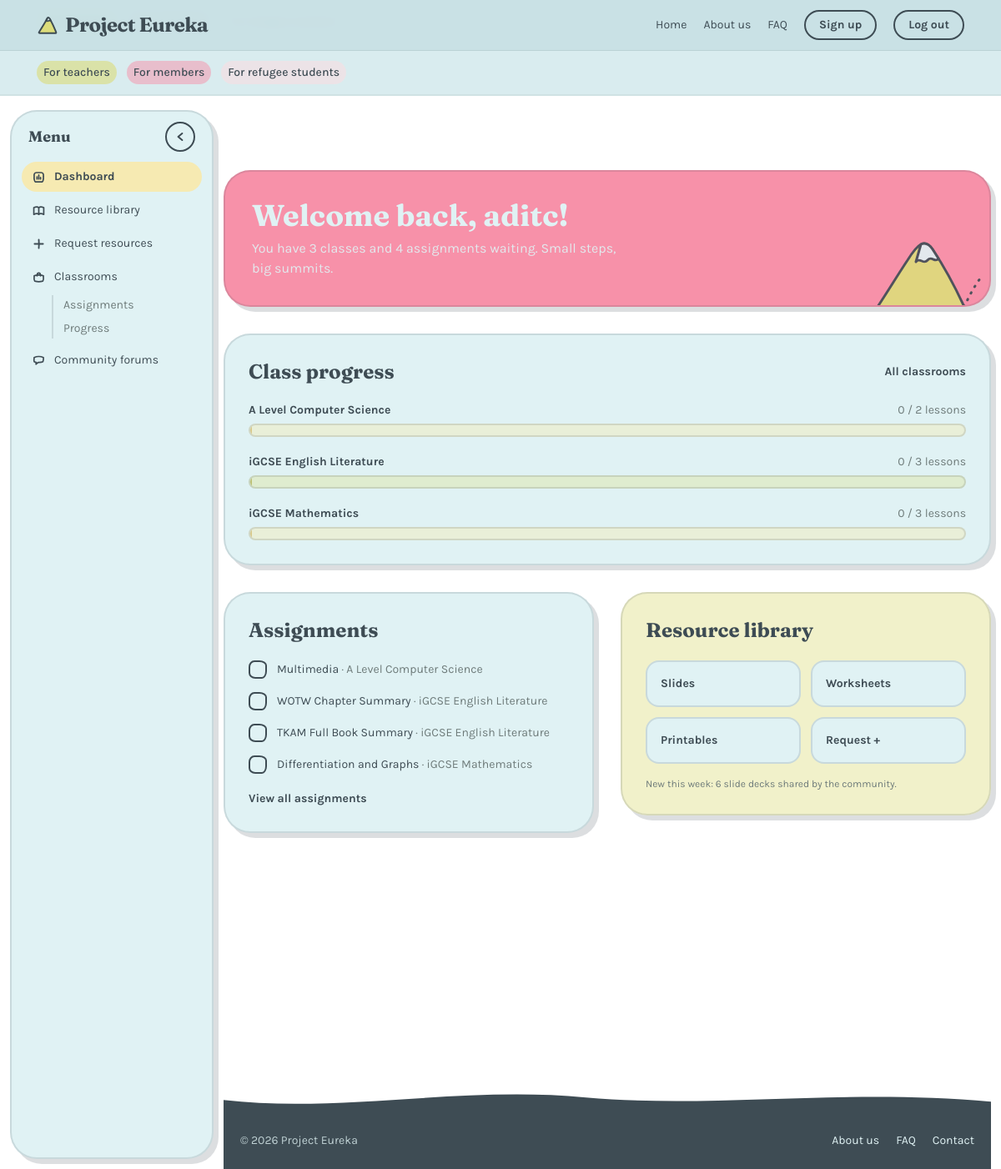
The app's page /teachers/dashboard/ (signed in), older data.
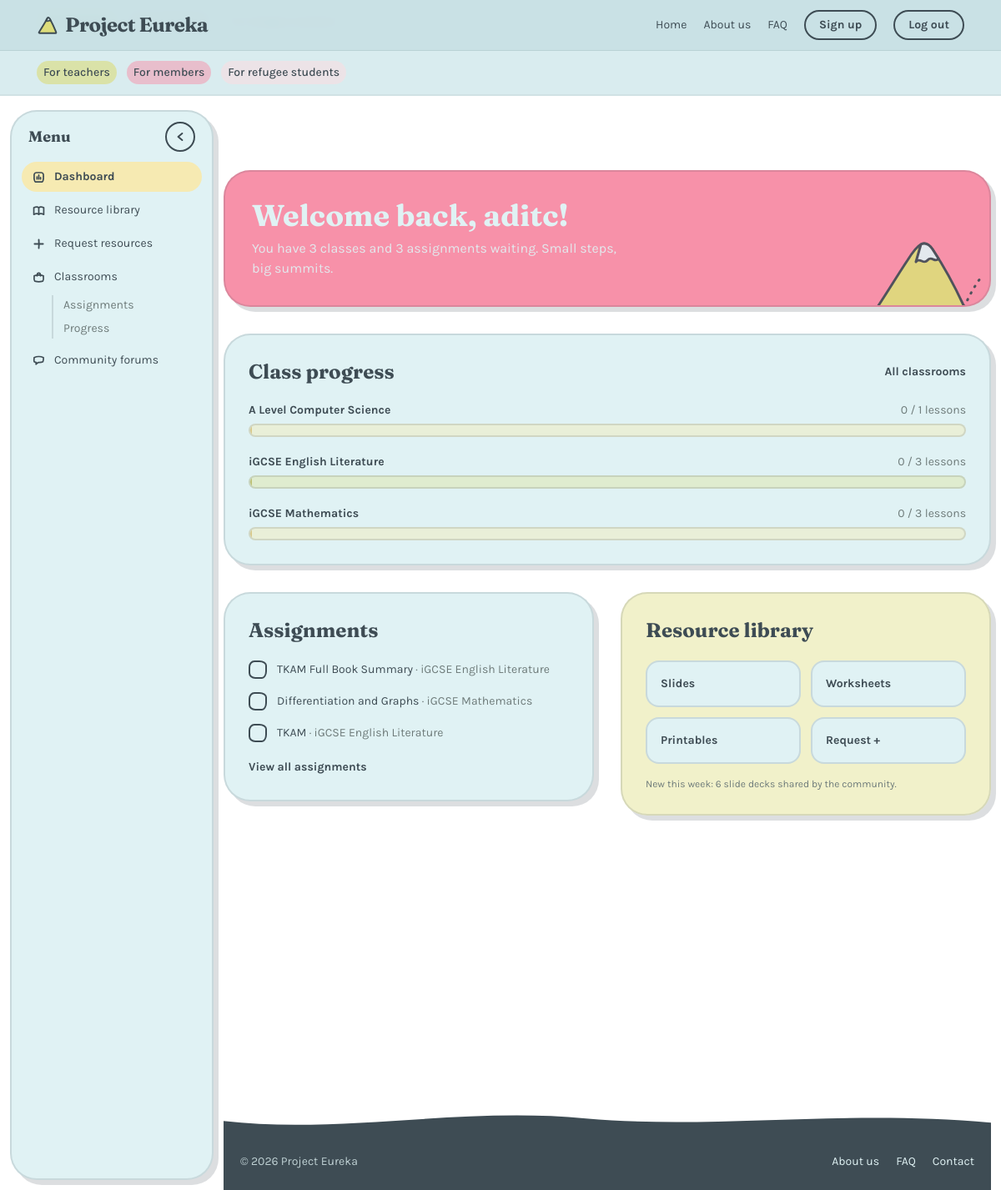
The same page, newer data.
### core/models.py (models this page shows, shortened)
class User(AbstractUser):
    class Role(models.TextChoices):
        TEACHER = 'TEACHER', 'Teacher'
        CCA_MEMBER = 'CCA_MEMBER', 'CCA Member'
        REFUGEE_STUDENT = 'REFUGEE_STUDENT', 'Refugee Student'
        STUDENT = 'STUDENT', 'Student'
    email = models.EmailField(unique=True)
    username = models.CharField(max_length=50, unique=True)
    role = models.CharField(
        max_length=100,
        choices=Role.choices,
        default=Role.STUDENT,
        help_text="Select your user role"
    )

### classes/models.py (models this page shows, shortened)
class Course(models.Model):
    name = models.CharField(max_length=120)
    subject = models.CharField(max_length=80, blank=True)
    teacher = models.ForeignKey(
        settings.AUTH_USER_MODEL,
        on_delete=models.CASCADE,
        related_name="courses_taught",
    )
    color = models.CharField(max_length=20, default="mint")  # dashboard card accent
    created_at = models.DateTimeField(auto_now_add=True)

class Assignment(models.Model):
    course = models.ForeignKey(Course, on_delete=models.CASCADE, related_name="assignments")
    title = models.CharField(max_length=200)
    due_date = models.DateField(null=True, blank=True)
    is_done = models.BooleanField(default=False)
    created_at = models.DateTimeField(auto_now_add=True)
    class Meta:
        ordering = ["is_done", "due_date"]

### teachers/views.py (the view)
# urls.py: path("dashboard/", views.dashboard, name="dashboard"),
@teacher_required
@ensure_csrf_cookie
def dashboard(request):
    teacher = request.user
    courses = (
        Course.objects
        .filter(teacher=teacher)
        .annotate(
            total_lessons=Count("lessons", distinct=True),
            completed_lessons=Count("lessons", filter=Q(lessons__is_complete=True), distinct=True),
            student_count=Count("enrollments", distinct=True),
        )
        .order_by("name")
    )
    pending_assignments = (
        Assignment.objects
        .filter(course__teacher=teacher, is_done=False)
        .select_related("course")
        .order_by("due_date")
    )
    recent_threads = (
        Thread.objects
        .select_related("category", "author")
        .annotate(reply_count=Count("replies"))
        .order_by("-created_at")[:3]
    )
    context = {
        "current_page": "teachers",
        "signed_in": True,
        "display_name": teacher.get_short_name() or teacher.username,
        "avatar_letter": (teacher.get_short_name() or teacher.username)[:1].upper(),
        "courses": courses,
        "pending_assignments": pending_assignments,
        "course_count": courses.count(),
        "pending_count": pending_assignments.count(),
        "recent_threads": recent_threads,
}
    return render(request, "teachers/dashboard.html", context)

### teachers/templates/teachers/dashboard.html (shortened to what this page needs)
{% extends "base.html" %}
{% load static %}
{% load i18n %}
{% block body %}
{% include "partials/header.html" %}
  <aside id="sidebar" aria-label="{% translate 'Teacher menu' %}">
    <nav class="h-full flex flex-col rounded-blob bg-cream border-2 border-ink/15 shadow-[6px_6px_0_0_rgba(62,76,84,0.18)] p-3 text-sm overflow-y-auto">
      <div class="flex items-center justify-between gap-2 px-2 pb-3">
        <p class="sb-title font-display font-bold text-lg">{% translate "Menu" %}</p>
        <button id="sidebar-toggle" type="button" aria-label="{% translate 'Collapse menu' %}" aria-expanded="true"
                class="grid place-items-center w-9 h-9 rounded-full border-2 border-ink bg-cream hover:bg-butter/70 transition-colors">
          <svg width="16" height="16" viewBox="0 0 20 20" fill="none" aria-hidden="true">
            <path d="M13 5 L 7 10 L 13 15" stroke="#3E4C54" stroke-width="2.5" stroke-linecap="round" stroke-linejoin="round"/>
          </svg>
        </button>
      </div>
      <ul class="space-y-1">
        <li><a href="#dashboard" aria-current="page" title="{% translate 'Dashboard' %}" class="flex items-center gap-2.5 rounded-full bg-butter/70 px-3 py-2 font-bold">
          <span class="sb-label">{% translate "Dashboard" %}</span></a></li>
    <li><a href="{% url 'teachers:resources' %}" title="{% translate 'Resource library' %}" class="flex items-center gap-2.5 rounded-full px-3 py-2 hover:bg-mint/40 transition-colors">
      <span class="sb-label">{% translate "Resource library" %}</span></a></li>
    <li><a href="#request" title="{% translate 'Request resources' %}" class="flex items-center gap-2.5 rounded-full px-3 py-2 hover:bg-mint/40 transition-colors">
      <svg width="17" height="17" viewBox="0 0 20 20" fill="none" aria-hidden="true" class="flex-none"><path d="M10 4 c.3 3.6.4 8.4 0 12 M4 10 c3.6-.4 8.4-.3 12 0" stroke="#3E4C54" stroke-width="2.2" stroke-linecap="round"/></svg>
      <span class="sb-label">{% translate "Request resources" %}</span></a></li>
    <li>
      <a href="{% url 'teachers:classrooms' %}" title="{% translate 'Classrooms' %}" class="flex items-center gap-2.5 rounded-full px-3 py-2 hover:bg-mint/40 transition-colors">
        <span class="sb-label">{% translate "Classrooms" %}</span></a>
      <ul class="sb-sub ml-9 mt-1 space-y-1 text-inksoft border-l-2 border-ink/15 pl-3">
        <li><a href="#assignments" class="squiggle-link block py-0.5">{% translate "Assignments" %}</a></li>
        <li><a href="#progress" class="squiggle-link block py-0.5">{% translate "Progress" %}</a></li>
      </ul>
    </li>
    <li class="pt-1"><a href="#forums" title="{% translate 'Community forums' %}" class="flex items-center gap-2.5 rounded-full px-3 py-2 hover:bg-mint/40 transition-colors">
      <svg width="17" height="17" viewBox="0 0 20 20" fill="none" aria-hidden="true" class="flex-none"><path d="M3.5 5.5 C 7 4 13 4 16.5 5.5 c.3 2.2 0 4.6-.6 6 c-2 1-4.5 1.2-6.6 1 L6 15 l.4-2.6 c-1 0-2-.4-2.9-.9 C 3 10.1 3.2 7.7 3.5 5.5 Z" stroke="#3E4C54" stroke-width="2" stroke-linejoin="round"/></svg>
      <span class="sb-label">{% translate "Community forums" %}</span></a></li>
  </ul>
</nav>
  </aside>
  <div id="main-shell" class="pt-32">
    <main id="dashboard" class="pb-16 pt-6 space-y-8">
      <section class="reveal relative overflow-hidden rounded-blob bg-lilac text-cream border-2 border-ink/15 shadow-[6px_6px_0_0_rgba(62,76,84,0.18)] p-8">
        <h1 class="font-display text-3xl md:text-4xl font-bold mb-2">{% translate "Welcome back," %} {{ display_name|default:"Ms. Sara" }}!</h1>
        <p class="text-cream/90 max-w-md">
        </p>
      </section>
  <section id="progress" class="reveal rounded-blob bg-cream border-2 border-ink/15 shadow-[6px_6px_0_0_rgba(62,76,84,0.18)] p-7">
    <div class="flex items-center justify-between gap-4 mb-5">
      <h2 class="font-display text-2xl font-bold">{% translate "Class progress" %}</h2>
      <a href="#classrooms" class="squiggle-link text-sm font-bold">{% translate "All classrooms" %}</a>
    </div>
    <div class="space-y-5">
      {% for course in courses %}
        <div>
          <div class="flex justify-between text-sm mb-1.5">
            <span class="font-bold">{{ course.name }}</span>
            <span class="text-inksoft">
            </span>
          </div>
          <div class="h-4 rounded-full border-2 border-ink/15 overflow-hidden {% if course.color == 'butter' %}bg-butter/30{% elif course.color == 'blush' %}bg-blush/30{% elif course.color == 'lilac' %}bg-lilac/30{% elif course.color == 'sky' %}bg-sky/30{% else %}bg-mint/30{% endif %}">
            <div class="h-full rounded-full border-r-2 border-ink/20 {% if course.color == 'butter' %}bg-butter{% elif course.color == 'blush' %}bg-blush{% elif course.color == 'lilac' %}bg-lilac{% elif course.color == 'sky' %}bg-sky{% else %}bg-mint{% endif %}"
                 style="width:{% if course.total_lessons %}{% widthratio course.completed_lessons course.total_lessons 100 %}{% else %}0{% endif %}%"></div>
          </div>
        </div>
      {% empty %}
        <p class="text-sm text-inksoft italic">{% translate "You're not running any classes yet." %}</p>
      {% endfor %}
    </div>
  </section>
  <div class="grid md:grid-cols-2 gap-8 items-start">
    <section id="assignments" class="reveal rounded-blob bg-cream border-2 border-ink/15 shadow-[6px_6px_0_0_rgba(62,76,84,0.18)] p-7">
      <h2 class="font-display text-2xl font-bold mb-5">{% translate "Assignments" %}</h2>
      <ul class="space-y-4 text-sm">
        {% for assignment in pending_assignments %}
          <li class="flex items-center gap-3">
            <input type="checkbox" id="assignment-{{ assignment.pk }}" class="doodle-check">
            <label for="assignment-{{ assignment.pk }}" class="cursor-pointer">
              {{ assignment.title }}
              <span class="text-inksoft">· {{ assignment.course.name }}</span>
            </label>
          </li>
        {% empty %}
          <li class="text-inksoft italic">{% translate "Nothing to mark right now. Nice work!" %}</li>
        {% endfor %}
      </ul>
      <a href="#classrooms" class="squiggle-link inline-block mt-5 text-sm font-bold">{% translate "View all assignments" %}</a>
    </section>
    <section id="resources" class="reveal rounded-blob bg-mint/40 border-2 border-ink/15 shadow-[6px_6px_0_0_rgba(62,76,84,0.18)] p-7">
      <h2 class="font-display text-2xl font-bold mb-5">{% translate "Resource library" %}</h2>
      <div class="grid grid-cols-2 gap-3 text-sm">
        <a href="#resources" class="rounded-2xl bg-cream border-2 border-ink/15 p-4 font-bold hover:bg-butter/60 transition-colors">{% translate "Slides" %}</a>
        <a href="#resources" class="rounded-2xl bg-cream border-2 border-ink/15 p-4 font-bold hover:bg-butter/60 transition-colors">{% translate "Worksheets" %}</a>
        <a href="#resources" class="rounded-2xl bg-cream border-2 border-ink/15 p-4 font-bold hover:bg-butter/60 transition-colors">{% translate "Printables" %}</a>
        <a href="#request" class="rounded-2xl bg-cream border-2 border-ink/15 p-4 font-bold hover:bg-butter/60 transition-colors">{% translate "Request +" %}</a>
      </div>
      <p class="text-xs text-inksoft mt-4">{% translate "New this week: 6 slide decks shared by the community." %}</p>
    </section>
  </div>
</main>
{% include "partials/footer.html" %}
  </div>
{% endblock %}

### templates/base.html (shortened to what this page needs)
{% load static %}
{% load i18n %}
<!DOCTYPE html>
<html lang="en">
<head>
<script src="https://cdn.tailwindcss.com"></script>
<link rel="stylesheet" href="{% static 'css/eureka.css' %}">
</head>
<body class="bg-white text-ink antialiased">
{% block body %}{% endblock %}
</body>
</html>

### templates/partials/header.html (shortened to what this page needs)
<!-- {% load i18n %}
{% get_current_language as LANGUAGE_CODE %}
{% get_language_info for LANGUAGE_CODE as current_lang %}
{% get_available_languages as LANGUAGES %} -->
<header id="topbar" class="fixed inset-x-0 top-0 z-50 bg-cream/95 backdrop-blur border-b-2 border-ink/10">
  <div class="bg-sky/60 border-b border-ink/10">
    <div class="mx-auto max-w-6xl px-5 flex items-center py-3">
      <a href="{% url 'core:home' %}" class="font-display text-2xl font-bold tracking-tight flex items-center gap-2">
        Project Eureka
      </a>
      <nav class="ml-auto flex items-center gap-5 text-sm" aria-label="Utility">
        <a href="{% url 'core:home' %}" class="squiggle-link{% if current_page == 'home' %} squiggle-on font-bold{% endif %}">{% trans "Home" %}</a>
        <a href="{% url 'core:about' %}" class="squiggle-link{% if current_page == 'about' %} squiggle-on font-bold{% endif %}">{% trans "About us" %}</a>
        <a href="{% url 'core:faq' %}" class="squiggle-link{% if current_page == 'faq' %} squiggle-on font-bold{% endif %}">{% trans "FAQ" %}</a>
        <a href="{% url 'core:register' %}" class="rounded-full border-2 border-ink px-4 py-1.5 font-bold hover:bg-butter transition-colors">{% trans "Sign up" %}</a>
        {% if request.user.is_authenticated %}
        <form action="{% url 'core:logout_view' %}" method="post">
          <button type="submit" class="rounded-full border-2 border-ink px-4 py-1.5 font-bold hover:bg-butter transition-colors">Log out</button>
        </form>
        {% else %}
                <a href="{% url 'core:login_view' %}"
                  class="rounded-full border-2 border-ink px-4 py-1.5 font-bold hover:bg-butter transition-colors">Log in</a>
        {% endif %}
      </nav>
    </div>
  </div>
  <div class="bg-sky/20">
    <div class="mx-auto max-w-6xl px-5">
      <nav class="flex flex-wrap items-center gap-3 py-3 text-sm font-medium" aria-label="Audiences">
        <a href="{% url 'teachers:landing' %}" class="squiggle-link px-2 py-1 rounded-full bg-mint/60">For teachers</a>
        <a href="{% url 'students:landing' %}" class="squiggle-link px-2 py-1 rounded-full bg-lilac/50">For members</a>
        <a href="{% url 'refugees:landing' %}" class="squiggle-link px-2 py-1 rounded-full bg-blush/50">For refugee students</a>
      </nav>
    </div>
  </div>
</header>
  <div class="bg-sky/20">
    <div class="mx-auto max-w-6xl px-5">
      <nav class="flex flex-wrap items-center gap-3 py-3 text-sm font-medium" aria-label="Audiences">
        <a href="{% url 'teachers:landing' %}" class="squiggle-link px-2 py-1 rounded-full bg-mint/60">{% trans "For teachers" %}</a>
        <a href="#members" class="squiggle-link px-2 py-1 rounded-full bg-lilac/50">{% blocktranslate %}For members{% endblocktranslate %}</a>
        <a href="#students" class="squiggle-link px-2 py-1 rounded-full bg-blush/50">{% trans "For refugee students" %}</a>
      </nav>
    </div>
  </div>

### templates/partials/footer.html
<svg viewBox="0 0 1440 60" class="w-full block" preserveAspectRatio="none" aria-hidden="true">
  <path d="M0 35 C 220 60 440 8 680 30 C 920 52 1160 12 1440 38 L1440 60 L0 60 Z" fill="#3E4C54"/>
</svg>
<footer class="bg-ink -mt-px py-6">
  <div class="mx-auto max-w-6xl px-5 flex flex-wrap items-center justify-between gap-3 text-sm text-cream/80">
    <p>© 2026 Project Eureka</p>
    <div class="flex gap-5">
      <a href="{% url 'core:about' %}" class="squiggle-link squiggle-light text-cream">About us</a>
      <a href="{% url 'core:faq' %}" class="squiggle-link squiggle-light text-cream">FAQ</a>
      <a href="{% url 'core:home' %}#contact" class="squiggle-link squiggle-light text-cream">Contact</a>
  </div>
</footer>

### static/css/eureka.css (style rules this page uses)
html { scroll-behavior: smooth; }
body { font-family: 'Karla', sans-serif; }
.font-display { font-family: 'Fraunces', serif; }
.squiggle-link { position: relative; text-decoration: none; }
.squiggle-link::after { content: ""; position: absolute; left: 0; right: 0; bottom: -4px; height: 6px; background-size: 60px 6px; opacity: 0; transition: opacity .2s ease; }
.squiggle-light::after { background-size: 60px 6px; }
.reveal { opacity: 0; transform: translateY(18px); transition: opacity .6s ease, transform .6s ease; }
.reveal.in { opacity: 1; transform: none; }
.doodle-check { appearance: none; width: 22px; height: 22px; flex: none; cursor: pointer; border: 2.5px solid #3E4C54; border-radius: 7px 9px 6px 8px / 8px 6px 9px 7px; background: #E0F2F4; position: relative; }
:root { --sidebar-w: 244px; --sidebar-w-collapsed: 68px; }
#sidebar { position: fixed; top: 132px; left: 12px; bottom: 12px; z-index: 40; width: var(--sidebar-w); transition: width .28s ease; }
#main-shell { margin-left: calc(var(--sidebar-w) + 24px); padding-right: 12px; transition: margin-left .28s ease; }
#sidebar-toggle svg { transition: transform .25s ease; }

Row changes from the older to the newer data that the page shows:
removed Assignment: title "Multimedia", course.name "A Level Computer Science"
computed for Course "A Level Computer Science": completed_lessons "0 / 2 lessons" → "0 / 1 lessons"
changed Assignment: title "WOTW Chapter Summary" → "TKAM"; moves down the list
Text that changed along with them:
text no longer shown: "You have 3 classes and 4 assignments waiting. Small steps, big summits."
text now shown: "You have 3 classes and 3 assignments waiting. Small steps, big summits."
